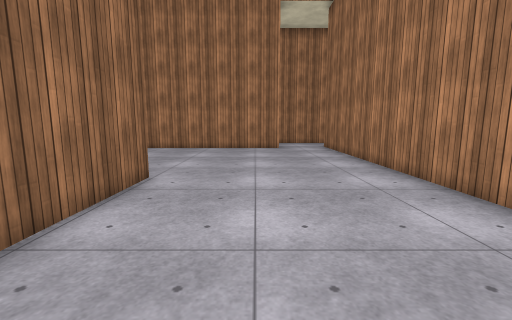
view 1 (above)

24 first-person views from a walk through a 3-D level made in the Unity game engine. The camera is 1.3 m above the floor, tilts 8° down and sees 90° across. The floor is counted in squares, 1 m on a side. Each view is taken from the middle of a square. On the plan, view 1 faces up. The plan holds only what a view shows up to about 13 squares ahead; the rest is blank. The place goes on beyond the plan. The player is left out. Surface patterns are stand-ins for the level's own textures.

view 2
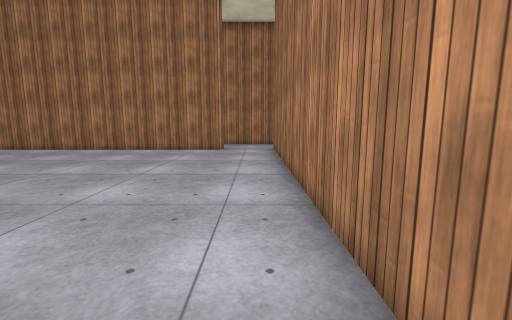

view 3
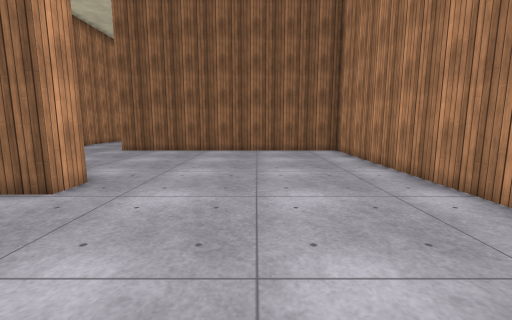

view 4
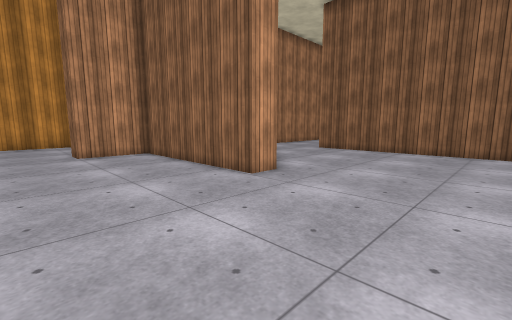

view 5
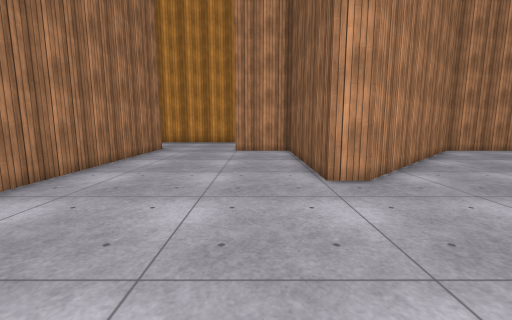

view 6
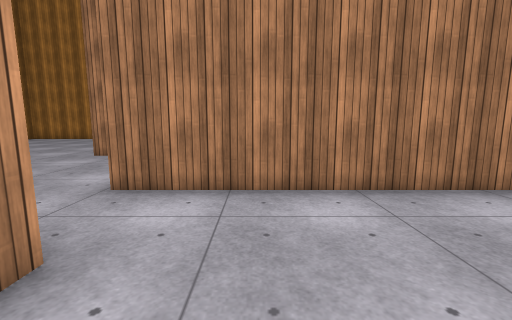

view 7
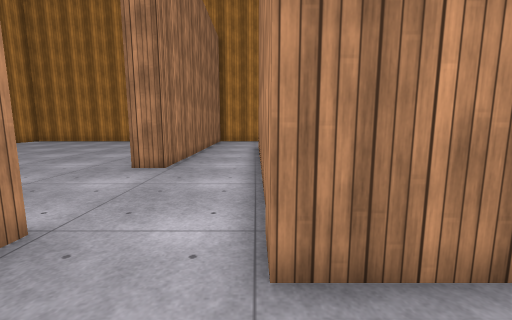

view 8
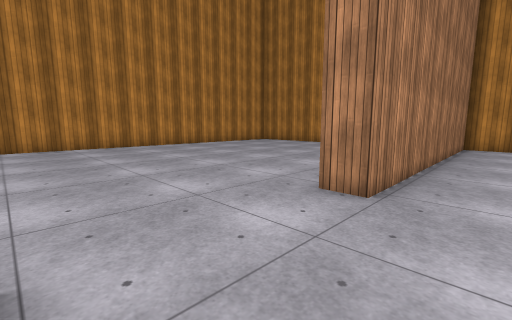

view 9
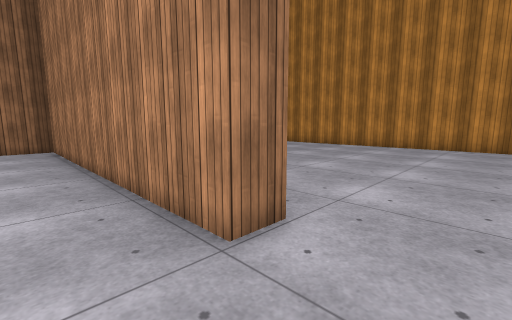

view 10
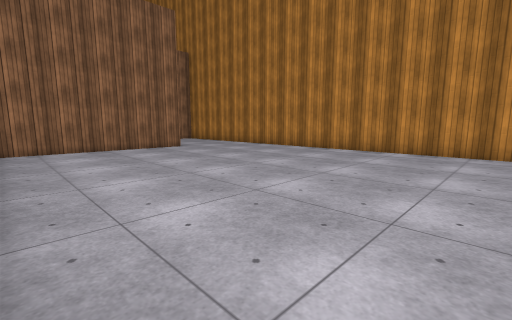

view 11
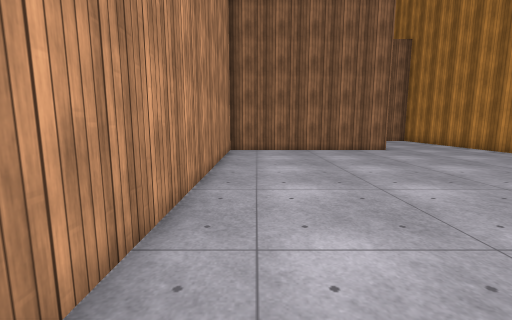

view 12
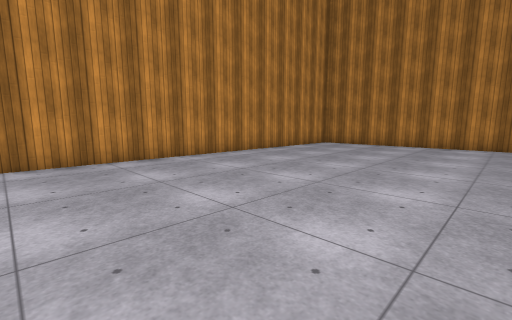

view 13
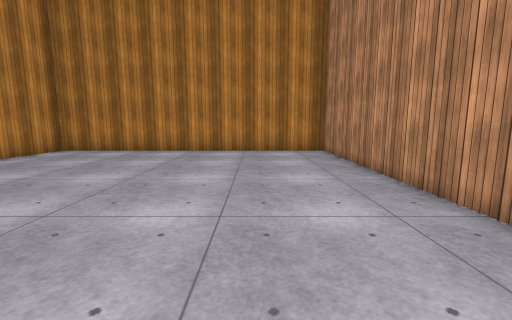

view 14
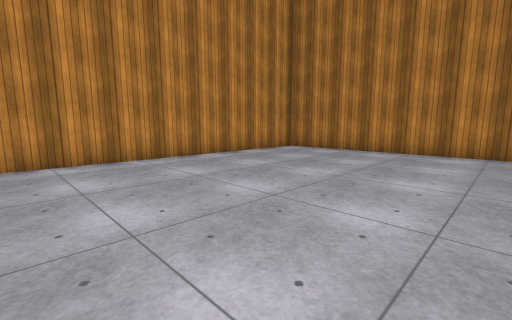

view 15
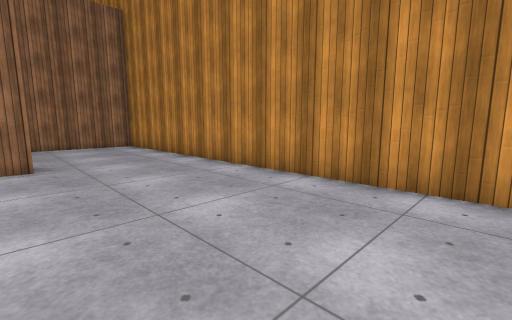

view 16
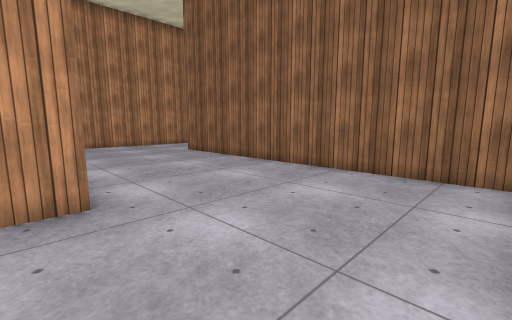

view 17
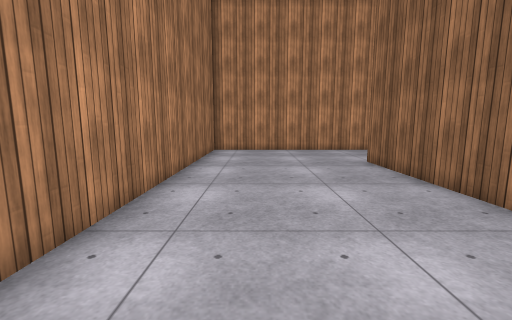

view 18
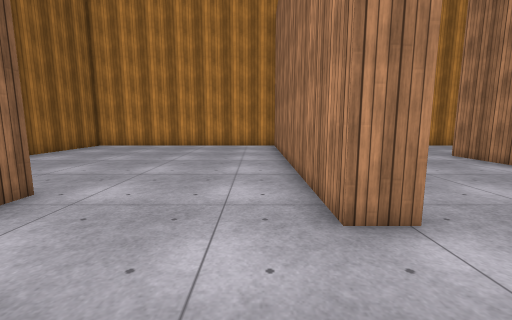

view 19
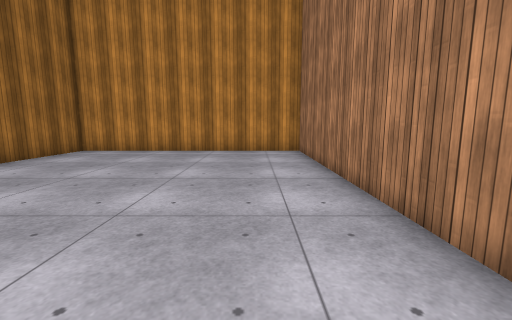

view 20
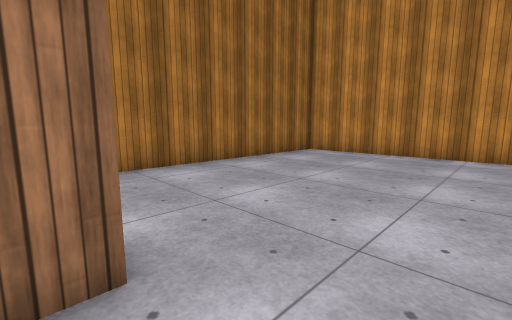

view 21
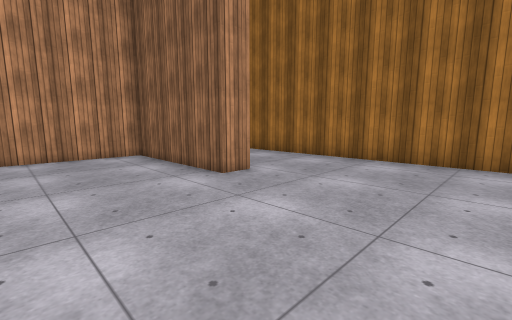

view 22
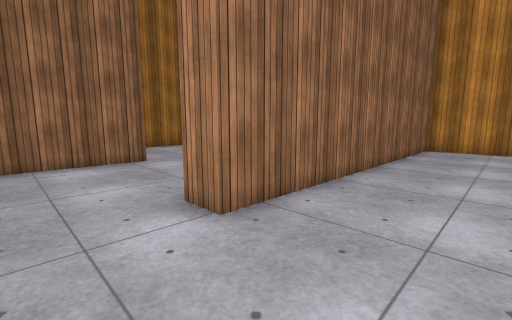

view 23
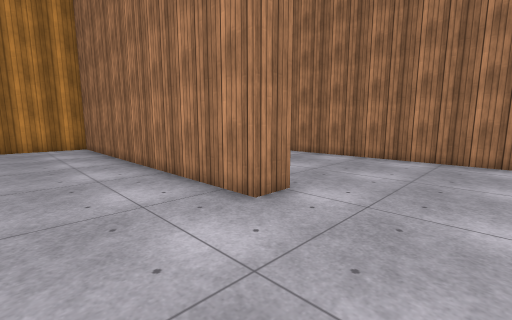

view 24
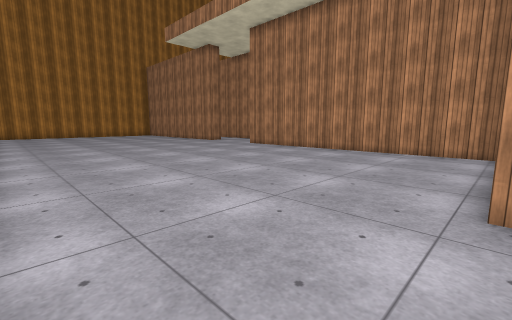

### Floor plan
Points are (right, up) in squares from view 1. A wall is a line through its corners. A room is listed if a view was taken in it or the views show most of it. See-through windows are left out.
Room 1 (views 1, 2, 3, 4, 5, 6, 7)
walls: (-3.6, 6.2) (-2.6, 6.2) (-2.6, -0.5) (0, -0.5); (1.4, 14) (-10.6, 14) (-10.6, 3.4); (4, 0.5) (4, 15)
ways out: opening at (2.5, 14.5) to room 2; opening at (-7.5, 4.7); opening at (2, -0.3)
Room 2 (view 8)
walls: (4, 15) (5, 15); (4.9, 17.7) (-7.9, 17.7) (-7.9, 15.9)
ways out: opening at (2.5, 14.5) to room 1; opening at (4.5, 16.5) to room 3
Room 3 (views 9, 10, 11, 12, 13, 14, 15, 16, 17, 18, 19, 20, 21, 22, 23, 24)
walls: (4.9, 18.8) (4.9, 17.7); (5.8, 14.8) (8.4, 14.8); (9.5, 17.7) (9.5, 18.8); (12.1, 18.7) (21.5, 18.7) (21.5, 31.5) (-14.9, 31.5) (-14.9, 19.1) (-15.9, 19.1) (-15.9, 31.5) (-26.5, 31.5) (-26.5, 22.6); (-22.1, 20.6) (-21.1, 20.6) (-21.1, 15) (-8.9, 15) (-8.9, 26.6) (-7.9, 26.6) (-7.9, 18.7) (3.9, 18.7)
ways out: opening at (4.5, 16.5) to room 2; opening at (-24.5, 22); opening at (9.5, 16.5)

Positions as (right, up) in squares from view 1, and headings:
1: (0, 0), facing up
2: (3, 1), facing up
3: (2, 10), facing left
4: (2, 11), facing down-left
5: (-1, 12), facing down
6: (-1, 12), facing right
7: (2, 15), facing right
8: (5, 16), facing up-right
9: (7, 16), facing up-left
10: (6, 19), facing up-left
11: (5, 20), facing left
12: (5, 22), facing up-right
13: (9, 22), facing right
14: (9, 22), facing up-right
15: (1, 26), facing up-left
16: (-8, 31), facing down-left
17: (-11, 28), facing down
18: (-17, 16), facing up
19: (-18, 19), facing up
20: (-19, 20), facing up-left
21: (-17, 26), facing down-left
22: (-12, 17), facing up-left
23: (-19, 16), facing up-right
24: (-8, 31), facing down-right
